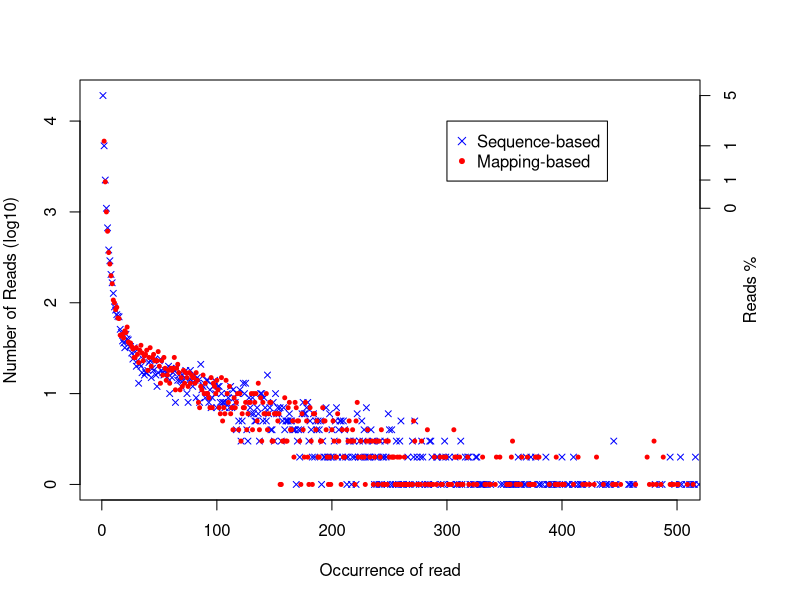

The R script that drew this image:
pdf('CONTROL_REP1.DupRate_plot.pdf')
par(mar=c(5,4,4,5),las=0)
seq_occ=c(1,2,3,4,5,6,7,8,9,10,11,12,13,14,15,16,17,18,19,20,21,22,23,24,25,26,27,28,29,30,31,32,33,34,35,36,37,38,39,40,41,42,43,44,45,46,47,48,49,50,51,52,53,54,55,56,57,58,59,60,61,62,63,64,65,66,67,68,69,70,71,72,73,74,75,76,77,78,79,80,81,82,83,84,85,86,87,88,89,90,91,92,93,94,95,96,97,98,99,100,101,102,103,104,105,106,107,108,109,110,111,112,113,114,115,116,117,118,119,120,121,122,123,124,125,126,127,128,129,130,131,132,133,134,135,136,137,138,139,140,141,142,143,144,145,146,147,148,149,150,151,152,153,154,155,156,157,158,159,160,161,162,163,164,165,166,167,168,169,170,171,172,173,174,175,176,177,178,179,180,181,182,183,184,185,186,187,188,189,190,191,192,193,194,195,196,197,198,199,200,201,202,203,204,205,206,208,209,210,211,213,214,215,216,217,218,219,220,221,222,223,225,226,228,229,230,231,232,233,235,236,237,238,239,240,241,242,243,244,245,246,247,248,249,250,252,253,254,255,256,257,258,259,260,261,262,263,264,265,266,268,269,270,271,272,274,275,277,278,281,283,284,286,288,289,291,294,295,296,297,299,301,302,304,306,307,308,309,311,312,314,318,319,323,326,331,333,334,337,338,342,343,346,352,354,355,356,357,360,362,364,365,370,371,373,374,376,377,378,380,389,394,395,396,397,400,401,402,410,414,418,421,424,428,430,436,444,445,447,451,464,474,476,479,480,482,486,488,494,495,497,500,501,509,514,532,541,544,559,561,565,566,577,578,580,601,629,630,634,638,657,670,672,676,696,714,740,742,744,761,771,795,799,856,923,932,933,938,960,978,1002,1021,1024,1047,1051,1082,1156,1203,1218,1258,1295,1329,1337,1389,1511,1641,1805,2026)
seq_uniqRead=c(37478,6010,2143,1001,613,357,267,198,162,107,100,84,89,68,67,44,43,45,41,49,47,54,37,36,36,33,31,25,25,32,27,22,30,34,28,23,26,27,30,18,25,32,20,25,27,23,23,23,29,20,13,23,16,25,19,14,16,18,13,19,18,19,25,11,19,21,17,11,15,12,18,13,17,15,12,17,13,16,15,15,13,17,14,8,7,12,11,16,10,13,10,10,9,7,15,7,13,12,10,14,11,7,6,15,5,7,6,14,10,8,12,6,7,4,9,7,8,10,4,10,3,6,7,7,8,4,6,8,8,10,4,10,8,10,5,13,4,9,3,8,6,6,10,4,6,8,8,3,3,6,6,6,5,6,1,1,3,3,9,3,3,7,8,4,4,5,2,8,7,5,5,3,1,6,4,2,8,5,2,1,7,3,1,6,6,4,5,2,2,3,3,7,5,5,4,2,1,2,1,4,5,3,2,2,6,3,1,4,2,2,4,3,5,3,3,4,3,1,5,8,2,3,2,2,1,3,4,3,2,3,1,2,3,3,1,3,2,4,1,1,1,3,1,3,2,2,2,2,1,1,2,1,2,1,1,1,2,1,1,1,1,1,1,5,3,1,1,1,3,1,4,1,1,1,2,1,2,1,1,2,2,1,1,1,4,2,2,1,2,1,1,2,1,1,1,2,1,1,1,1,1,2,2,1,1,1,2,3,1,1,1,2,2,1,1,1,1,2,2,2,1,1,2,1,1,1,1,1,1,2,1,1,1,1,2,1,1,1,1,1,1,2,1,1,3,1,1,2,1,1,1,1,1,1,1,1,1,2,1,1,1,1,1,1,1,1,1,1,1,1,1,1,1,1,1,1,1,1,2,1,1,1,1,1,1,1,1,1,1,1,1,1,1,1,1,1,1,1,1,1,1,1,1,1,1,1,1,1)
pos_occ=c(1,2,3,4,5,6,7,8,9,10,11,12,13,14,15,16,17,18,19,20,21,22,23,24,25,26,27,28,29,30,31,32,33,34,35,36,37,38,39,40,41,42,43,44,45,46,47,48,49,50,51,52,53,54,55,56,57,58,59,60,61,62,63,64,65,66,67,68,69,70,71,72,73,74,75,76,77,78,79,80,81,82,83,84,85,86,87,88,89,90,91,92,93,94,95,96,97,98,99,100,101,102,103,104,105,106,107,108,109,110,111,112,113,114,115,116,117,118,119,120,121,122,123,124,125,126,127,128,129,130,131,132,133,134,135,136,137,138,139,140,141,142,143,144,145,146,147,148,149,150,151,152,153,154,155,156,157,158,159,160,161,162,163,164,165,166,167,168,169,170,171,172,173,174,175,176,177,178,179,180,181,182,183,184,185,186,187,188,189,190,191,192,193,194,195,196,197,198,199,200,201,202,203,204,205,206,207,208,209,210,211,212,213,214,215,216,217,218,219,220,221,222,223,224,225,226,227,228,229,230,231,232,233,234,235,236,237,238,239,240,241,242,243,244,245,246,247,248,249,250,251,252,253,255,256,258,259,260,261,262,265,266,267,270,271,272,273,274,276,277,278,279,281,283,284,285,286,287,289,291,292,295,296,297,298,299,302,303,307,308,309,311,312,313,316,318,319,320,321,323,324,325,326,329,330,331,332,334,335,338,347,349,352,353,354,355,356,357,358,360,362,364,365,367,368,369,373,374,375,377,380,381,383,386,387,388,389,391,392,395,396,398,400,405,406,409,410,411,414,416,417,418,426,433,435,438,439,441,445,446,447,458,459,461,462,481,485,487,494,498,502,503,504,508,511,512,514,515,516,519,540,547,553,560,564,581,582,583,588,593,609,610,611,620,645,655,673,674,676,692,700,708,727,754,770,783,787,790,797,802,819,820,876,905,964,967,972,986,1017,1025,1038,1063,1079,1084,1122,1129,1212,1258,1265,1302,1392,1395,1397,1439,1574,1692,1864,2172)
pos_uniqRead=c(19096,5344,2244,1097,668,381,290,205,166,127,90,83,74,71,70,51,47,38,36,32,45,40,39,33,33,28,24,32,29,20,23,13,21,20,17,24,16,17,17,18,22,23,15,19,18,24,16,12,17,23,24,18,17,16,18,17,15,20,10,19,15,17,18,8,19,14,16,14,12,16,14,15,18,10,8,14,18,14,12,16,14,9,15,14,8,21,11,12,13,9,14,14,8,11,7,9,12,14,10,7,12,12,8,10,8,8,7,8,10,9,7,12,7,11,9,8,4,10,5,11,3,5,13,10,13,4,3,9,7,6,9,6,5,5,7,6,3,10,10,5,9,7,5,16,6,7,4,4,8,3,10,6,7,6,7,3,5,7,4,5,5,5,6,5,5,4,4,4,1,3,4,2,4,6,8,6,6,7,8,3,5,4,2,6,2,5,4,5,4,5,1,3,2,2,7,2,2,6,2,4,2,3,5,7,2,4,5,5,2,5,4,2,1,2,3,3,1,2,3,2,1,6,2,3,2,5,3,4,2,7,2,2,2,4,3,3,1,2,1,2,1,3,1,2,2,3,2,1,6,4,1,4,1,1,3,1,3,5,1,1,1,2,1,3,2,5,1,2,1,2,3,2,1,1,1,3,3,2,1,2,2,1,2,1,3,2,2,1,2,1,1,1,3,1,2,2,2,1,1,1,1,2,2,1,1,1,1,1,1,1,1,1,1,1,1,1,1,1,1,1,2,1,1,1,1,2,2,1,1,2,1,1,1,2,1,1,1,1,1,1,1,1,2,1,1,1,2,1,1,1,1,1,1,1,1,1,1,1,3,1,1,1,1,1,1,1,1,1,2,1,1,2,1,1,1,1,1,1,2,1,1,1,1,1,1,1,1,1,1,1,1,1,1,1,1,2,1,1,1,1,1,1,1,1,1,1,1,1,1,1,1,1,1,1,1,1,1,1,1,1,1,1,1,1,1,2,1,1,1,1,1,1,1,1,1,1,1,1)
plot(pos_occ,log10(pos_uniqRead),ylab='Number of Reads (log10)',xlab='Occurrence of read',pch=4,cex=0.8,col='blue',xlim=c(1,500),yaxt='n')
points(seq_occ,log10(seq_uniqRead),pch=20,cex=0.8,col='red')
ym=floor(max(log10(pos_uniqRead)))
legend(300,ym,legend=c('Sequence-based','Mapping-based'),col=c('blue','red'),pch=c(4,20))
axis(side=2,at=0:ym,labels=0:ym)
axis(side=4,at=c(log10(pos_uniqRead[1]),log10(pos_uniqRead[2]),log10(pos_uniqRead[3]),log10(pos_uniqRead[4])), labels=c(round(pos_uniqRead[1]*100/sum(pos_uniqRead*pos_occ)),round(pos_uniqRead[2]*100/sum(pos_uniqRead*pos_occ)),round(pos_uniqRead[3]*100/sum(pos_uniqRead*pos_occ)),round(pos_uniqRead[4]*100/sum(pos_uniqRead*pos_occ))))
mtext(4, text = "Reads %", line = 2)
dev.off()
